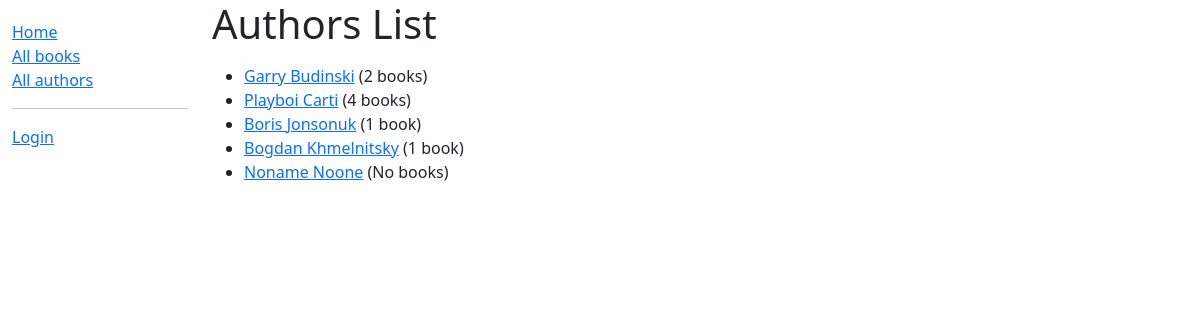
The app's page /catalog/authors/, older data.
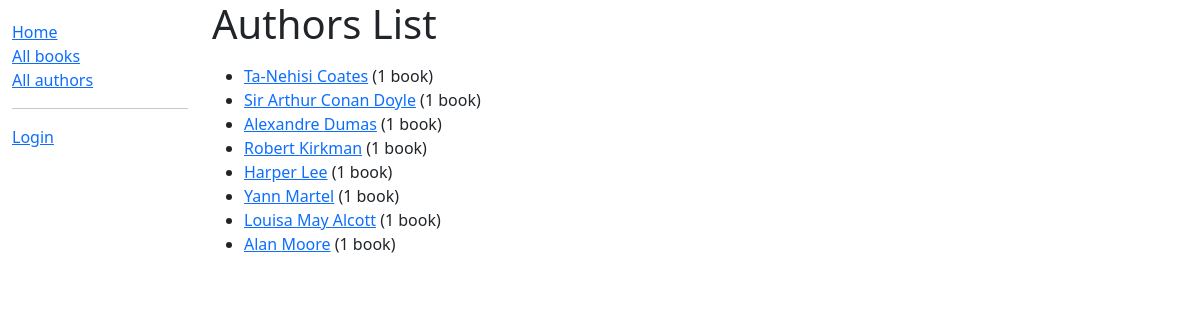
The same page, newer data.
### catalog/models.py (models this page shows, shortened)
class Author(models.Model):
    first_name = models.CharField(max_length=100)
    last_name = models.CharField(max_length=100)
    date_of_birth = models.DateField(null=True, blank=True)
    date_of_death = models.DateField('died', null=True, blank=True)
    def get_absolute_url(self):
        return reverse('author-detail', args=[str(self.id)])
    @property
    def get_books_count(self):
        authors_books = Book.objects.filter(author__id=self.id).count()
        if authors_books == 0:
            return "No books"
        elif authors_books == 1:
            return "1 book"
        else:
            return f'{authors_books} books'
    class Meta:
        ordering = ['last_name']

### catalog/views.py (the view)
class AuthorListView(generic.ListView):
    model = Author
    paginate_by = 10

### templates/catalog/author_list.html (shortened to what this page needs)
{% extends "catalog/../base_generic.html" %}
{% block content %}
    <h1>Authors List</h1>
    {% if author_list %}
    <ul>
      {% for author in author_list %}
      <li>
        <a href="{{ author.get_absolute_url }}">{{ author.first_name }} {{ author.last_name }}</a> ({{ author.get_books_count }})
      </li>
      {% endfor %}
    </ul>
    {% else %}
      <p>There are no added authors.</p>
    {% endif %}
{% endblock %}

Row changes from the older to the newer data that the page shows:
removed Author: first_name "Garry", last_name "Budinski", get_books_count "2 books"
removed Author: first_name "Playboi", last_name "Carti", get_books_count "4 books"
added Author: first_name "Ta-Nehisi", last_name "Coates", get_books_count "1 book"
added Author: first_name "Sir Arthur", last_name "Conan Doyle", get_books_count "1 book"
changed Author: first_name "Boris" → "Alexandre"; last_name "Jonsonuk" → "Dumas"
added Author: first_name "Robert", last_name "Kirkman", get_books_count "1 book"
added Author: first_name "Harper", last_name "Lee", get_books_count "1 book"
added Author: first_name "Yann", last_name "Martel", get_books_count "1 book"
changed Author: first_name "Bogdan" → "Louisa"; last_name "Khmelnitsky" → "May Alcott"
changed Author: first_name "Noname" → "Alan"; last_name "Noone" → "Moore"; get_books_count "No books" → "1 book"
